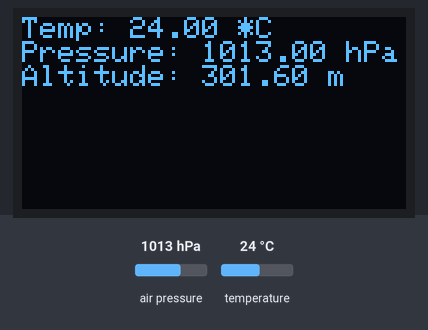
The sketch below on a simulated ESP32-S3. Parts: 128×64 one-colour display. Inputs (shaded band) come from the test bench; at power-on: temperature 24 °C, air pressure 1013 hPa. Random numbers use the default seed unless the sketch sets one; no MQTT or app messages arrive unless stated; nothing arrives over Bluetooth unless stated; a phone connects over Bluetooth LE 3 s after start; what the sketch prints to the serial monitor is not drawn.

Above: at 7.3 s.
7.4 s: temperature set to 28 °C
At 14.2 s:
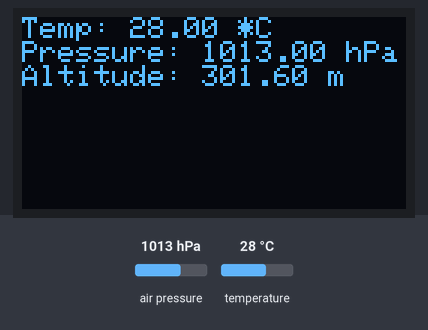
14.5 s: air pressure set to 952 hPa
At 21.0 s:
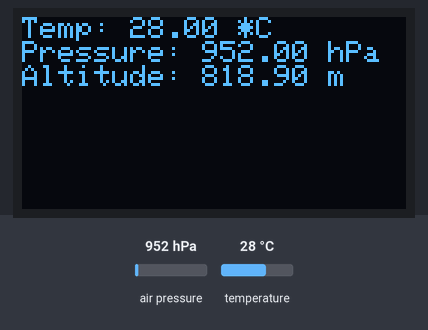
21.6 s: air pressure set to 1048 hPa
At 22.8 s:
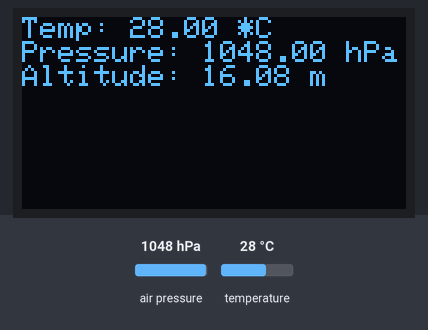
23.1 s: temperature set to 12 °C
At 28.5 s:
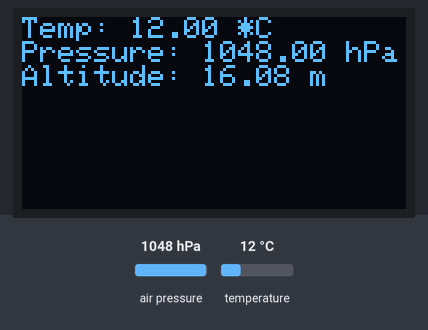
Timing chart, 0 to 30.0 s (numbered marks = the images above; inputs shaded):
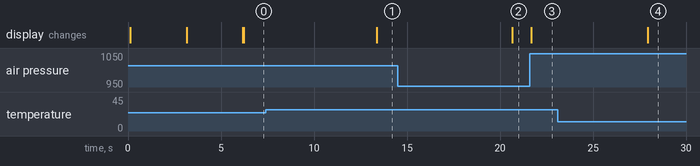

The sketch:

main.ino
```cpp
#include <Adafruit_BMP280.h>
#include <Adafruit_GFX.h>
#include <Adafruit_SSD1306.h>
#include <Adafruit_Sensor.h>
#include <Arduino.h>
#include <BLEDevice.h>
#include <BLEServer.h>
#include <BLEUtils.h>
#include <BLE2902.h>
#include <Wire.h>
#include <WiFi.h>
#include <PubSubClient.h>

#define SEALEVELPRESSURE_HPA (1050)
#define SCREEN_WIDTH 128
#define SCREEN_HEIGHT 64

#define BMP280_ADDR_1 0x76
#define BMP280_ADDR_2 0x77
#define SSD1306_ADDR_1 0x3C
#define SSD1306_ADDR_2 0x3D

bool bmp280_detected = false;
bool ssd1306_detected = false;

Adafruit_BMP280 bmp;
float temperature, humidity, pressure, altitude;

Adafruit_SSD1306 display(SCREEN_WIDTH, SCREEN_HEIGHT, &Wire, -1);

BLEServer *pServer = NULL;
BLECharacteristic *pTxCharacteristic;
bool deviceConnected = false;
bool oldDeviceConnected = false;
uint8_t txValue = 0;
char Stringtosend[7];
  String data_send;

#define SERVICE_UUID           "6E400001-B5A3-F393-E0A9-E50E24DCCA9E"  // UART service UUID
#define CHARACTERISTIC_UUID_RX "6E400002-B5A3-F393-E0A9-E50E24DCCA9E"
#define CHARACTERISTIC_UUID_TX "6E400003-B5A3-F393-E0A9-E50E24DCCA9E"

class MyServerCallbacks : public BLEServerCallbacks {
    void onConnect(BLEServer *pServer) {
      deviceConnected = true;
    };

    void onDisconnect(BLEServer *pServer) {
      deviceConnected = false;
    }
};

class MyCallbacks : public BLECharacteristicCallbacks {
    void onWrite(BLECharacteristic *pCharacteristic) {
    String rxValue =(String) pCharacteristic->getValue().c_str();

        if (rxValue.length() > 0) {
            Serial.println("*********");
            Serial.print("Received Value: ");
            for (int i = 0; i < rxValue.length(); i++) {
                Serial.print(rxValue[i]);
            }

            Serial.println();
            Serial.println("*********");
        }
    }
};

void oled_startup() {
    display.clearDisplay();

    display.setTextSize(2);
    display.setTextColor(SSD1306_WHITE);
    display.setCursor(34, 16);
    display.println("ESP32");

    display.setTextSize(1);
    display.setCursor(34, 40);
    display.println("THERMOSTAT");

    display.display();

    delay(3000);

    display.clearDisplay();
    display.display();
}

void sendBLEData(const String& data) {
    size_t len = data.length();
    size_t maxChunkSize = 20;
    for (size_t i = 0; i < len; i += maxChunkSize) {
        String chunk = data.substring(i, min(i + maxChunkSize, len));
        pTxCharacteristic->setValue(chunk.c_str());
        pTxCharacteristic->notify();
        delay(50);
    }
}

const char* ssid = "WIFI_SSID";
const char* password = "WIFI_PASSWORD";

const char* mqtt_server = "SERVER_SSID";

WiFiClient espClient;
PubSubClient client(espClient);

float targetTemperature = 25.0;

void mqtt_callback(char* topic, byte* payload, unsigned int length) {
    Serial.print("Message arrived on topic: ");
    Serial.println(topic);

    Serial.print("Message: ");
    String message;
    for (int i = 0; i < length; i++) {
      message += (char)payload[i];
    }
    Serial.println(message);

    if (String(topic) == "thermostat/target") {
      targetTemperature = message.toFloat();
      Serial.print("Updated target temperature: ");
      Serial.println(targetTemperature);
    }
}

void setup_wifi() {
    delay(10);
    Serial.println("Connecting to Wi-Fi...");
    WiFi.begin(ssid, password);

    while (WiFi.status() != WL_CONNECTED) {
      delay(1000);
      Serial.print(".");
    }
    Serial.println("");
    Serial.println("Wi-Fi connected!");
    Serial.println("IP address: ");
    Serial.println(WiFi.localIP());
}

  void reconnect() {
    while (!client.connected()) {
      Serial.print("Attempting MQTT connection...");
      if (client.connect("ESP32_Thermostat")) {
        Serial.println("connected");
        client.subscribe("thermostat/target");
      } else {
        Serial.print("failed, rc=");
        Serial.print(client.state());
        Serial.println(" try again in 5 seconds");
        delay(5000);
      }
    }
}

void handleThermostat() {
    float currentTemperature = bmp.readTemperature();
    currentTemperature = currentTemperature + random(-10, 10) * 0.1;

    String tempPayload = String(currentTemperature);
    client.publish("thermostat/current", tempPayload.c_str());
    Serial.println("Published current temperature: " + tempPayload);

    if (currentTemperature < targetTemperature) {
      client.publish("thermostat/status", "Heating");
      Serial.println("HVAC Status: Heating");
    } else if (currentTemperature > targetTemperature) {
      client.publish("thermostat/status", "Cooling");
      Serial.println("HVAC Status: Cooling");
    } else {
      client.publish("thermostat/status", "Idle");
      Serial.println("HVAC Status: Idle");
    }

    delay(5000);
  }


void setup() {
    Serial.begin(115200);
    Wire.begin(1,2);
    delay(100);

    bmp.begin(0x76);

    if (!display.begin(SSD1306_SWITCHCAPVCC, 0x3C)) {
        Serial.println(F("SSD1306 allocation failed"));
        for (;;);
    }

    delay(3000);

    oled_startup();

    BLEDevice::init("ESP32 Thermostat");

    pServer = BLEDevice::createServer();
    pServer->setCallbacks(new MyServerCallbacks());
    BLEService *pService = pServer->createService(SERVICE_UUID);
    pTxCharacteristic = pService->createCharacteristic(CHARACTERISTIC_UUID_TX, BLECharacteristic::PROPERTY_NOTIFY);
    pTxCharacteristic->addDescriptor(new BLE2902());
    BLECharacteristic *pRxCharacteristic = pService->createCharacteristic(CHARACTERISTIC_UUID_RX, BLECharacteristic::PROPERTY_WRITE);
    pRxCharacteristic->setCallbacks(new MyCallbacks());
    pService->start();
    pServer->getAdvertising()->start();
    Serial.println("Waiting a client connection to notify...");

    client.setServer(mqtt_server, 1883);
    client.setCallback(mqtt_callback);
}

void loop() {

    char Stringtosend[10];
    String data_send;

    bmp280_detected = false;
    ssd1306_detected = false;

    for (uint8_t address = 1; address < 127; address++) {
        Wire.beginTransmission(address);
        if (Wire.endTransmission() == 0) {
            if (address == BMP280_ADDR_1 || address == BMP280_ADDR_2) {
                bmp280_detected = true;

                float temperature = bmp.readTemperature();
                float pressure = bmp.readPressure() / 100.0F;
                float altitude = bmp.readAltitude(SEALEVELPRESSURE_HPA);

                display.clearDisplay();
                display.setTextSize(1);
                display.setTextColor(WHITE);
                display.setCursor(0, 0);
                display.print("Temp: ");
                display.print(temperature);
                display.println(" *C");
                display.print("Pressure: ");
                display.print(pressure);
                display.println(" hPa");
                display.print("Altitude: ");
                display.print(altitude);
                display.println(" m");
                display.display();

                Serial.println("----------------------------------");
                Serial.print("Temp: ");
                Serial.print(temperature);
                Serial.println(" *C");
                Serial.print("Pressure: ");
                Serial.print(pressure);
                Serial.println(" hPa");
                Serial.print("Altitude: ");
                Serial.print(altitude);
                Serial.println(" m");
                Serial.println("----------------------------------");

                dtostrf(temperature, 4, 2, Stringtosend);
                data_send = "Temperature = ";
                data_send += Stringtosend;
                data_send += " C\r\n";

                dtostrf(pressure, 6, 2, Stringtosend);
                data_send += "Pressure = ";
                data_send += Stringtosend;
                data_send += " hPa\r\n";

                dtostrf(altitude, 6, 2, Stringtosend);
                data_send += "Altitude = ";
                data_send += Stringtosend;
                data_send += " m\r\n\n";

                delay(1000);
            }
            else if (address == SSD1306_ADDR_1 || address == SSD1306_ADDR_2) {
                ssd1306_detected = true;
            }
        }
    }

    if (!bmp280_detected) {
        display.clearDisplay();
        display.setTextSize(1);
        display.setTextColor(WHITE);
        display.setCursor(0, 0);

        display.println("BMP280 not detected.");
        display.display();

        Serial.println("----------------------------------");
        Serial.println("BMP280 not detected.");
        Serial.println("----------------------------------");
    }

    if (!ssd1306_detected) {
        Serial.println("----------------------------------");
        Serial.println("SSD1306 not detected.");
        Serial.println("----------------------------------");
    }


    if (isnan(temperature) || isnan(pressure) || isnan(altitude)) {
        Serial.println("Failed to read sensor data!");
        return;
    }

    if (deviceConnected) {
        sendBLEData(data_send);
    }

    Serial.println(data_send);

    if (!deviceConnected && oldDeviceConnected) {
        delay(500);
        pServer->startAdvertising();
        Serial.println("Start advertising");
        oldDeviceConnected = deviceConnected;
    }

    if (deviceConnected && !oldDeviceConnected) {
        oldDeviceConnected = deviceConnected;
    }

    if (!client.connected()) {
        reconnect();
    }
    client.loop();

    handleThermostat();
}
```

Measured:
- after the input at 7.4 s, the display: changes after 6.0 s (image 1)
- after the input at 14.5 s, the display: changes after 6.1 s (image 2)
- after the input at 21.6 s, the display: changes after 0.08 s (image 3)
- after the input at 23.1 s, the display: changes after 4.8 s (image 4)
